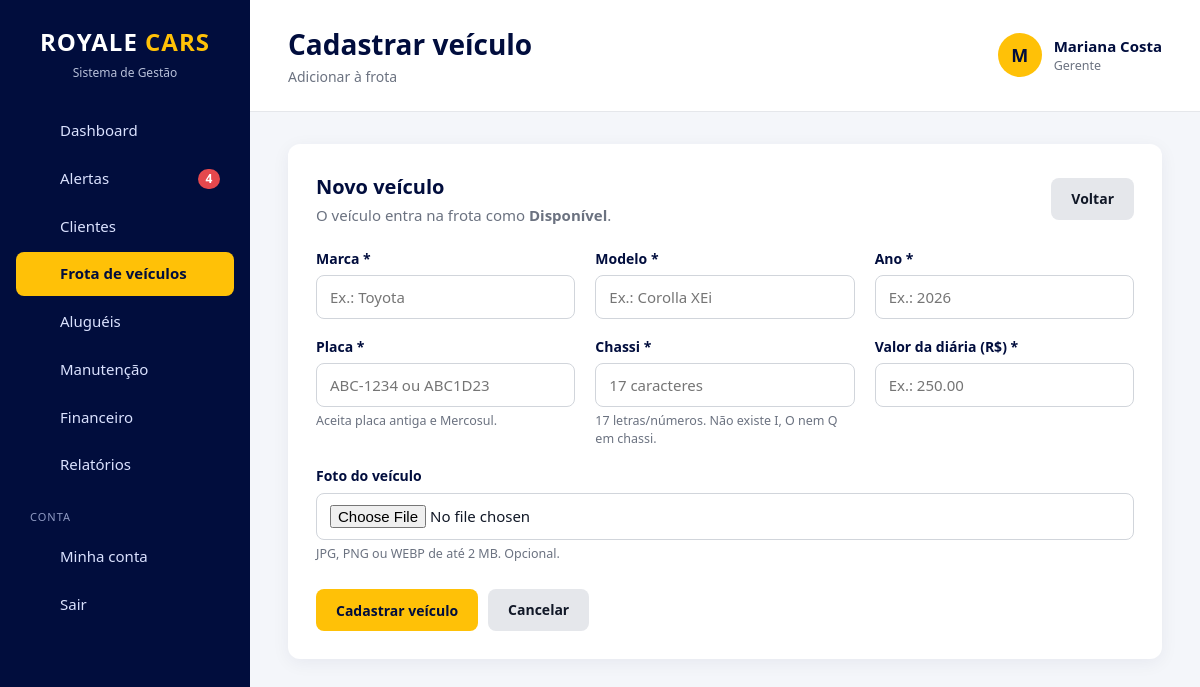
/veiculos/cadastrar.php (signed in), run on the app's committed database.
### tables this page shows
CREATE TABLE `usuario_permissoes` (
    `usuario_id` INT         NOT NULL,
    `permissao`  VARCHAR(50) NOT NULL,

    PRIMARY KEY (`usuario_id`, `permissao`),

    CONSTRAINT `fk_permissoes_usuario`
        FOREIGN KEY (`usuario_id`) REFERENCES `usuarios` (`id`)
        ON DELETE CASCADE
);

CREATE TABLE `usuarios` (
    `id`            INT          NOT NULL AUTO_INCREMENT,
    `nome`          VARCHAR(100) NOT NULL,
    `email`         VARCHAR(150) NOT NULL,
    `senha`         VARCHAR(255) NOT NULL,
    `cargo`         ENUM('chefe','gerente','funcionario') NOT NULL DEFAULT 'funcionario',
    `ativo`         TINYINT(1)   NOT NULL DEFAULT 1,
    `trocar_senha`  TINYINT(1)   NOT NULL DEFAULT 0,
    `ultimo_acesso` DATETIME     NULL,
    `criado_em`     TIMESTAMP    NOT NULL DEFAULT CURRENT_TIMESTAMP,
    `atualizado_em` TIMESTAMP    NULL ON UPDATE CURRENT_TIMESTAMP,

    PRIMARY KEY (`id`),
    UNIQUE KEY `uk_usuarios_email` (`email`),

    CONSTRAINT `ck_usuarios_nome`  CHECK (CHAR_LENGTH(TRIM(`nome`)) >= 3),
    CONSTRAINT `ck_usuarios_email` CHECK (`email` LIKE '_%@_%._%'),
    CONSTRAINT `ck_usuarios_ativo` CHECK (`ativo` IN (0, 1))
);

### config/database.php (called while the page is built, shortened)
<?php
$usuario = 'root';

### includes/auth.php (called while the page is built, shortened)
<?php
function usuario_logado(): ?array
{
    static $usuario = false;
    if ($usuario !== false) {
        return $usuario;
    }
    $id = (int) ($_SESSION['usuario_id'] ?? 0);
    $dados = db_linha(
        'SELECT id, nome, email, cargo, ativo, trocar_senha FROM usuarios WHERE id = ?',
        [$id]
    );
    $dados['permissoes'] = array_column(
        db_todos('SELECT permissao FROM usuario_permissoes WHERE usuario_id = ?', [$id]),
        'permissao'
    );
    $usuario = $dados;
    return $usuario;
}
function eh_chefe(): bool
{
    $usuario = usuario_logado();
    return $usuario && $usuario['cargo'] === 'chefe';
}
function pode(string $permissao): bool
{
    $usuario = usuario_logado();
    return $usuario['cargo'] === 'chefe' || in_array($permissao, $usuario['permissoes'], true);
}
function exigir_login(): array
{
    $usuario = usuario_logado();
    return $usuario;
}
function exigir_permissao(string ...$permissoes): void
{
    exigir_login();
    foreach ($permissoes as $permissao) {
        if (pode($permissao)) {
            return;
        }
    }
}
    ?>

### includes/alertas.php (called while the page is built, shortened)
<?php
function buscar_alertas(): array
{
    $alertas = [
        'atrasadas'           => [],
        'devolucoes_proximas' => [],
        'em_manutencao'       => [],
        'cnh'                 => [],
        'login_suspeito'      => [],
    ];
    if (pode('locacoes_ver')) {
        $alertas['atrasadas'] = db_todos(
            "SELECT l.id, l.data_prevista, l.valor_diaria,
                    DATEDIFF(CURDATE(), l.data_prevista) AS dias_atraso,
                    c.nome AS cliente, c.telefone,
                    v.marca, v.modelo, v.placa
             FROM locacoes l
             JOIN clientes c ON c.id = l.cliente_id
             JOIN veiculos v ON v.id = l.veiculo_id
             WHERE l.status = 'Em andamento' AND l.data_prevista < CURDATE()
             ORDER BY l.data_prevista"
        );
        $alertas['devolucoes_proximas'] = db_todos(
            "SELECT l.id, l.data_prevista,
                    DATEDIFF(l.data_prevista, CURDATE()) AS faltam,
                    c.nome AS cliente, c.telefone,
                    v.marca, v.modelo, v.placa
             FROM locacoes l
             JOIN clientes c ON c.id = l.cliente_id
             JOIN veiculos v ON v.id = l.veiculo_id
             WHERE l.status = 'Em andamento'
               AND l.data_prevista BETWEEN CURDATE() AND DATE_ADD(CURDATE(), INTERVAL ? DAY)
             ORDER BY l.data_prevista",
            [DIAS_AVISO_DEVOLUCAO]
        );
    }
    if (pode('manutencoes') || pode('veiculos_ver')) {
        $alertas['em_manutencao'] = db_todos(
            "SELECT m.id, m.defeito, m.oficina, m.data_entrada, m.previsao_liberacao,
                    DATEDIFF(CURDATE(), m.data_entrada) AS dias_parado,
                    (m.previsao_liberacao IS NOT NULL AND m.previsao_liberacao < CURDATE()) AS previsao_vencida,
                    v.id AS veiculo_id, v.marca, v.modelo, v.placa
             FROM manutencoes m
             JOIN veiculos v ON v.id = m.veiculo_id
             WHERE m.status = 'Em andamento'
             ORDER BY m.data_entrada"
        );
    }
    if (pode('clientes_ver')) {
        $alertas['cnh'] = db_todos(
            "SELECT id, nome, telefone, cnh_validade,
                    DATEDIFF(cnh_validade, CURDATE()) AS dias
             FROM clientes
             WHERE arquivado = 0
               AND cnh_validade <= DATE_ADD(CURDATE(), INTERVAL ? DAY)
             ORDER BY cnh_validade",
            [DIAS_AVISO_CNH]
        );
    }
    return $alertas;
}
function contar_alertas(): int
{
    static $total = null;
    if ($total === null) {
        $total = 0;
        foreach (buscar_alertas() as $lista) {
            $total += count($lista);
        }
    }
    return $total;
}

### includes/cabecalho.php (the view, shortened to what this page needs)
<?php
$usuarioAtual = usuario_logado();
$subtitulo = $subtitulo ?? '';
$menu = $menu ?? '';
$itensMenu = [
    ['chave' => 'dashboard',   'texto' => 'Dashboard',         'link' => 'dashboard.php',            'icone' => 'inicio',     'mostrar' => true],
    ['chave' => 'alertas',     'texto' => 'Alertas',           'link' => 'alertas.php',              'icone' => 'alerta',     'mostrar' => true],
    ['chave' => 'clientes',    'texto' => 'Clientes',          'link' => 'clientes/index.php',       'icone' => 'clientes',   'mostrar' => pode('clientes_ver')],
    ['chave' => 'veiculos',    'texto' => 'Frota de veículos', 'link' => 'veiculos/index.php',       'icone' => 'veiculos',   'mostrar' => pode('veiculos_ver')],
    ['chave' => 'locacoes',    'texto' => 'Aluguéis',          'link' => 'locacoes/index.php',       'icone' => 'locacoes',   'mostrar' => pode('locacoes_ver')],
    ['chave' => 'manutencoes', 'texto' => 'Manutenção',        'link' => 'manutencoes/index.php',    'icone' => 'manutencao', 'mostrar' => pode('manutencoes')],
    ['chave' => 'financeiro',  'texto' => 'Financeiro',        'link' => 'financeiro/index.php',     'icone' => 'financeiro', 'mostrar' => pode('financeiro')],
    ['chave' => 'relatorios',  'texto' => 'Relatórios',        'link' => 'relatorios/index.php',     'icone' => 'relatorios', 'mostrar' => pode('relatorios') || pode('relatorios_financeiros')],
];
$totalAlertas = $usuarioAtual ? contar_alertas() : 0;
?>
<!DOCTYPE html>
<html lang="pt-BR">
<head>
    <link rel="stylesheet" href="<?= e(url('css/style.css')) ?>">
</head>
<body>
<aside class="sidebar" id="sidebar">
    <div class="logo">
        <h2>ROYALE <span>CARS</span></h2>
        <p class="logo-subtitle">Sistema de Gestão</p>
    </div>
    <nav class="menu">
        <?php foreach ($itensMenu as $item): ?>
            <?php if ($item['mostrar']): ?>
                <a href="<?= e(url($item['link'])) ?>" class="<?= $menu === $item['chave'] ? 'active' : '' ?>">
                    <?= icone($item['icone']) ?>
                    <span><?= e($item['texto']) ?></span>
                    <?php if ($item['chave'] === 'alertas' && $totalAlertas > 0): ?>
                        <b class="menu-contador"><?= $totalAlertas ?></b>
                    <?php endif; ?>
                </a>
            <?php endif; ?>
        <?php endforeach; ?>
        <p class="menu-secao">Conta</p>
        <a href="<?= e(url('configuracoes/index.php')) ?>" class="<?= $menu === 'configuracoes' ? 'active' : '' ?>">
            <?= icone('conta') ?>
            <span>Minha conta</span>
        </a>
        <form method="POST" action="<?= e(url('logout.php')) ?>">
            <button type="submit" class="menu-sair">
                <?= icone('sair') ?>
                <span>Sair</span>
            </button>
        </form>
    </nav>
</aside>
<main class="main">
    <header class="topbar">
        <div>
            <h1><?= e($titulo) ?></h1>
            <?php if ($subtitulo !== ''): ?>
                <p class="topbar-subtitle"><?= e($subtitulo) ?></p>
            <?php endif; ?>
        </div>
        <?php if ($usuarioAtual): ?>
            <div class="usuario-topo">
                <div class="usuario-avatar"><?= e(mb_strtoupper(mb_substr($usuarioAtual['nome'], 0, 1))) ?></div>
                <div>
                    <strong><?= e($usuarioAtual['nome']) ?></strong>
                    <small><?= e(CARGOS[$usuarioAtual['cargo']] ?? '') ?></small>
                </div>
            </div>
        <?php endif; ?>
    </header>
    <section class="content">

### includes/funcoes.php (shortened to what this page needs)
<?php
function db_consulta(string $sql, array $parametros = []): mysqli_stmt
{
    global $conexao;
    $stmt = $conexao->prepare($sql);
    if ($parametros) {
        $tipos = '';
        foreach ($parametros as $i => $valor) {
            if (is_bool($valor)) {
                $parametros[$i] = (int) $valor;
                $tipos .= 'i';
            } elseif (is_int($valor)) {
                $tipos .= 'i';
            } elseif (is_float($valor)) {
                $tipos .= 'd';
            } else {
                $tipos .= 's';
            }
        }
        $stmt->bind_param($tipos, ...$parametros);
    }
    $stmt->execute();
    return $stmt;
}
function db_todos(string $sql, array $parametros = []): array
{
    $resultado = db_consulta($sql, $parametros)->get_result();
    return $resultado ? $resultado->fetch_all(MYSQLI_ASSOC) : [];
}
function db_linha(string $sql, array $parametros = []): ?array
{
    $resultado = db_consulta($sql, $parametros)->get_result();
    $linha = $resultado ? $resultado->fetch_assoc() : null;
    return $linha ?: null;
}
function url(string $caminho = ''): string
{
    return BASE_URL . '/' . ltrim($caminho, '/');
}
function e($texto): string
{
    return htmlspecialchars((string) $texto, ENT_QUOTES, 'UTF-8');
}
function icone(string $nome): string
{
    $desenhos = [
        'inicio'     => '<path d="M3 10.5 12 3l9 7.5"/><path d="M5 9.5V21h14V9.5"/>',
        'alerta'     => '<path d="M6 8a6 6 0 0 1 12 0c0 7 3 9 3 9H3s3-2 3-9"/><path d="M10.3 21a1.94 1.94 0 0 0 3.4 0"/>',
        'clientes'   => '<circle cx="9" cy="7" r="4"/><path d="M3 21v-2a4 4 0 0 1 4-4h4a4 4 0 0 1 4 4v2"/><path d="M16 3.13a4 4 0 0 1 0 7.75"/><path d="M21 21v-2a4 4 0 0 0-3-3.85"/>',
        'veiculos'   => '<path d="M5 17H3v-5l2-5h14l2 5v5h-2"/><circle cx="7.5" cy="17" r="2"/><circle cx="16.5" cy="17" r="2"/><path d="M9.5 17h5"/><path d="M3 12h18"/>',
        'locacoes'   => '<circle cx="7.5" cy="15.5" r="4.5"/><path d="M10.7 12.3 21 2"/><path d="m16 7 3 3"/><path d="m19 4 2 2"/>',
        'manutencao' => '<path d="M14.7 6.3a1 1 0 0 0 0 1.4l1.6 1.6a1 1 0 0 0 1.4 0l3.77-3.77a6 6 0 0 1-7.94 7.94l-6.91 6.91a2.12 2.12 0 0 1-3-3l6.91-6.91a6 6 0 0 1 7.94-7.94l-3.76 3.76z"/>',
        'financeiro' => '<rect x="2" y="6" width="20" height="12" rx="2"/><circle cx="12" cy="12" r="2.5"/><path d="M6 12h.01M18 12h.01"/>',
        'relatorios' => '<path d="M3 3v18h18"/><path d="M7 16v-5"/><path d="M12 16V7"/><path d="M17 16v-3"/>',
        'admin'      => '<path d="M12 22s8-4 8-10V5l-8-3-8 3v7c0 6 8 10 8 10z"/>',
        'conta'      => '<circle cx="12" cy="8" r="4"/><path d="M4 21v-1a6 6 0 0 1 6-6h4a6 6 0 0 1 6 6v1"/>',
        'sair'       => '<path d="M9 21H5a2 2 0 0 1-2-2V5a2 2 0 0 1 2-2h4"/><path d="m16 17 5-5-5-5"/><path d="M21 12H9"/>',
    ];
    return '<svg class="icone" viewBox="0 0 24 24" fill="none" stroke="currentColor" stroke-width="2" '
         . 'stroke-linecap="round" stroke-linejoin="round" aria-hidden="true">'
         . ($desenhos[$nome] ?? '') . '</svg>';
}

### css/style.css (style rules this page uses)
:root { --azul: #010d3d; --azul-2: #0b1d5c; --dourado: #ffc107; --dourado-2: #e0a800; --fundo: #f4f6fa; --branco: #ffffff; --texto: #111827; --texto-2: #4b5563; --texto-3: #6b7280; --borda: #e5e7eb; --borda-2: #d1d5db; --verde: #1b7f35; --verde-fundo: #e8f5e9; --vermelho: #b42318; --vermelho-fundo: #fdecea; --laranja: #b45309; --laranja-fundo: #fff4e0; --azul-status: #1d4ed8; --azul-fundo: #e8efff; --sombra: 0 4px 18px rgba(1, 13, 61, 0.06); --raio: 12px; }
* { margin: 0; padding: 0; box-sizing: border-box; }
body { font-family: 'Segoe UI', Roboto, Arial, sans-serif; background: var(--fundo); color: var(--texto); font-size: 15px; line-height: 1.45; }
a { color: var(--azul-2); }
h2 { color: var(--azul); font-size: 20px; }
.icone { width: 18px; height: 18px; flex-shrink: 0; }
.sidebar { position: fixed; top: 0; left: 0; width: 250px; height: 100vh; overflow-y: auto; background: var(--azul); padding: 25px 16px; z-index: 100; }
.logo { text-align: center; margin-bottom: 28px; }
.logo h2 { color: var(--branco); font-size: 24px; letter-spacing: 1px; }
.logo h2 span { color: var(--dourado); }
.logo-subtitle { color: #b8c0d9; font-size: 12px; margin-top: 4px; }
.menu { display: flex; flex-direction: column; gap: 4px; }
.menu a, .menu-sair { display: flex; align-items: center; gap: 12px; width: 100%; padding: 11px 14px; border-radius: 8px; color: #dbe2ff; text-decoration: none; font-size: 15px; transition: background 0.2s, color 0.2s; }
.menu-sair { background: none; border: none; cursor: pointer; font-family: inherit; text-align: left; }
.menu a.active { background: var(--dourado); color: var(--azul); font-weight: bold; }
.menu-secao { color: #8e99c2; font-size: 11px; text-transform: uppercase; letter-spacing: 1px; margin: 18px 14px 6px; }
.menu-contador { margin-left: auto; background: #e5484d; color: var(--branco); font-size: 12px; min-width: 22px; padding: 1px 7px; border-radius: 20px; text-align: center; }
.main { margin-left: 250px; min-height: 100vh; }
.topbar { background: var(--branco); padding: 24px 38px; display: flex; align-items: center; justify-content: space-between; gap: 20px; border-bottom: 1px solid var(--borda); }
.topbar h1 { color: var(--azul); font-size: 28px; }
.topbar-subtitle { color: var(--texto-3); font-size: 14px; margin-top: 2px; }
.usuario-topo { display: flex; align-items: center; gap: 12px; }
.usuario-avatar { width: 44px; height: 44px; border-radius: 50%; display: flex; align-items: center; justify-content: center; background: var(--dourado); color: var(--azul); font-weight: bold; font-size: 18px; }
.usuario-topo > div:last-child { display: flex; flex-direction: column; }
.usuario-topo strong { color: var(--azul); }
.usuario-topo small { color: var(--texto-3); }
.content { padding: 32px 38px; }

### data on the page
usuario_permissoes: texto "Financeiro"
usuario_permissoes: texto "Relatórios"
usuarios: nome "M", nome "Mariana Costa", cargo "Gerente"

### other printed values
$item['texto'] "Dashboard"
$item['texto'] "Alertas"
$item['texto'] "Clientes"
$item['texto'] "Frota de veículos"
$item['texto'] "Aluguéis"
$item['texto'] "Manutenção"
$titulo "Cadastrar veículo"
$subtitulo "Adicionar à frota"
